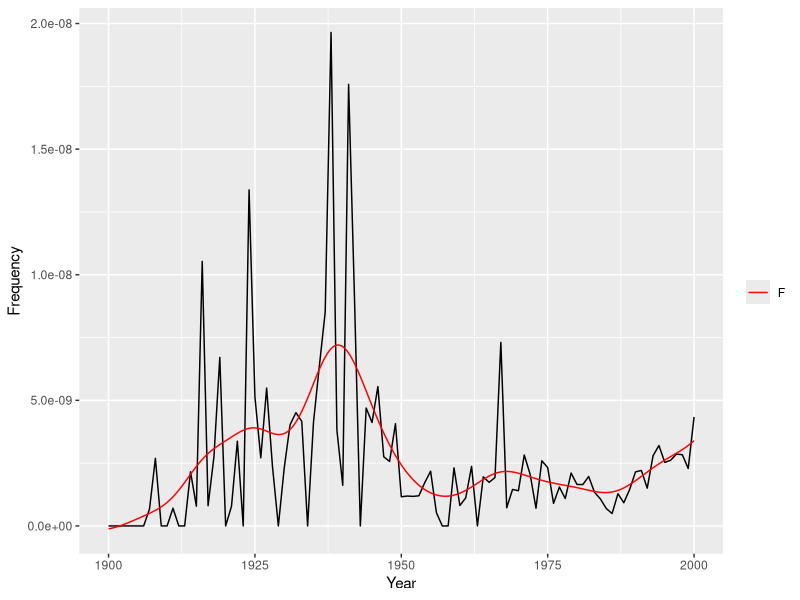

The R source for this figure:
library('KernSmooth')
library('ggplot2')

v <- c(0.0, 0.0, 0.0, 0.0, 0.0, 0.0, 0.0, 6.75992761767219e-10, 2.6898412386344717e-09, 0.0, 0.0, 7.05148273105749e-10, 0.0, 0.0, 2.15676076997795e-09, 7.86069154212754e-10, 1.0530158078836394e-08, 8.05010003102069e-10, 2.750184524558108e-09, 6.70825084370108e-09, 0.0, 7.831103543409768e-10, 3.3711879954267943e-09, 0.0, 1.3376082463878447e-08, 5.1371777942677e-09, 2.7137407876409725e-09, 5.488800525199622e-09, 2.3588215825043335e-09, 0.0, 2.297882772950288e-09, 4.0264418466051666e-09, 4.509577600231296e-09, 4.163419387026579e-09, 0.0, 4.119892427212335e-09, 6.3566565344785886e-09, 8.508320270550485e-09, 1.964633256079651e-08, 3.816146953994348e-09, 1.6158185900394528e-09, 1.7579219857566386e-08, 9.113046317565932e-09, 0.0, 4.693678778977528e-09, 4.117363783251449e-09, 5.547278192352678e-09, 2.7532935931162683e-09, 2.5676545334363254e-09, 4.069465209255441e-09, 1.1604386340735573e-09, 1.1896278406808847e-09, 1.176486685849909e-09, 1.1991960757740117e-09, 1.7211456704302464e-09, 2.1776846992338506e-09, 5.247626777560299e-10, 0.0, 0.0, 2.3102715296374754e-09, 8.147825192317271e-10, 1.1145626643838114e-09, 2.369873186580662e-09, 0.0, 1.9535804085535347e-09, 1.735336985220215e-09, 1.927556558811716e-09, 7.308098570746324e-09, 7.218641240314128e-10, 1.4529188963052775e-09, 1.4018888272460117e-09, 2.822707845240302e-09, 2.0576063075594675e-09, 7.053182482508191e-10, 2.593494530245266e-09, 2.323692571692959e-09, 8.988535471488035e-10, 1.546565875365502e-09, 1.091439050249221e-09, 2.10411466028404e-09, 1.6525671941991504e-09, 1.6463121976784123e-09, 1.968059271106881e-09, 1.3374278351463431e-09, 1.0758712809533222e-09, 6.953358444583557e-10, 4.928406016624365e-10, 1.2826857354042431e-09, 9.224092600845779e-10, 1.453305253917847e-09, 2.1524351190294055e-09, 2.2081922956829203e-09, 1.503659197155116e-09, 2.795319975490429e-09, 3.2015656792339087e-09, 2.530552434265587e-09, 2.612969396409426e-09, 2.861999526260206e-09, 2.8343078994907955e-09, 2.2857795656250346e-09, 4.338205350506996e-09)
myts <- ts(v, start=1900, end=2000, frequency=1) 
Data <- data.frame(year=time(myts),  Y=as.matrix(myts))
plot <- ggplot(data = Data, aes(x=year, y=Y))+geom_line()+xlab('Year')+ylab('Frequency')
h <- dpill(x= Data$year, y = Data$Y)
fit <- locpoly(x = Data$year, y = Data$Y, degree = 1,  bandwidth = h)
plot+geom_line(data = data.frame(x= fit$x, y = fit$y), aes(x=x,y=y, color = 'red'))+
  scale_color_manual(labels = 'F', values = 'red')+
  labs(color = '')